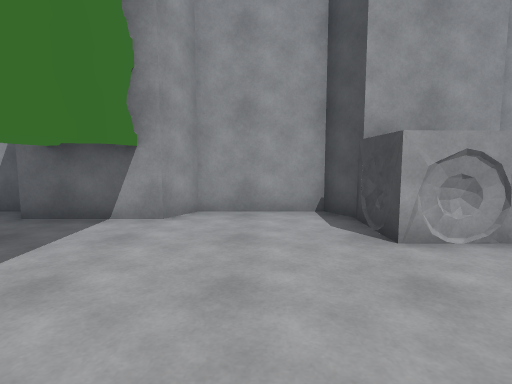
view 1 (above)

13 first-person views from a walk through a 3-D level made in the Unity game engine. The camera is 1.3 m above the floor, tilts 6° down and sees 80° across. The floor is counted in squares, 1 m on a side. Each view is taken from the middle of a square. On the plan, view 1 faces up. The plan holds only what a view shows up to about 14 squares ahead; the rest is blank. The place goes on beyond the plan.

view 2
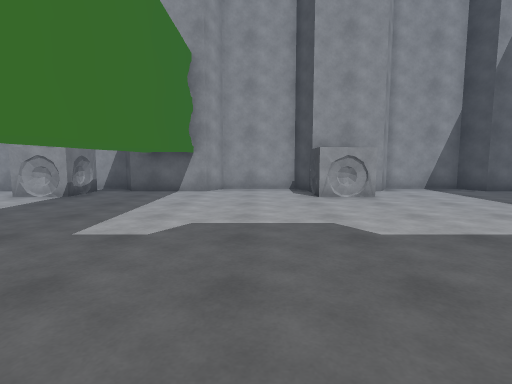

view 3
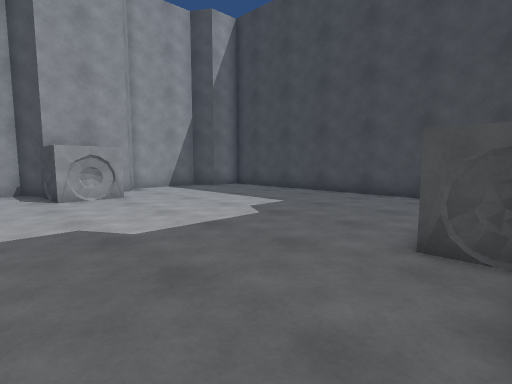

view 4
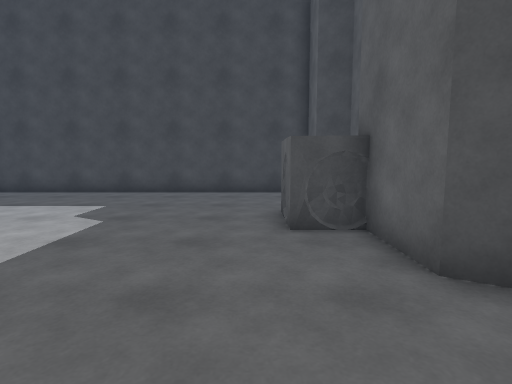

view 5
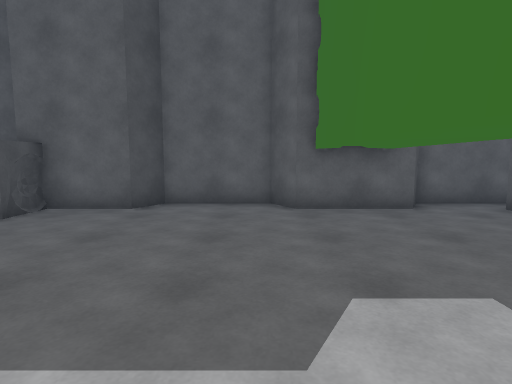

view 6
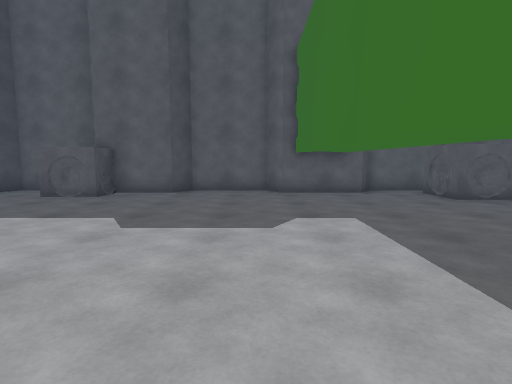

view 7
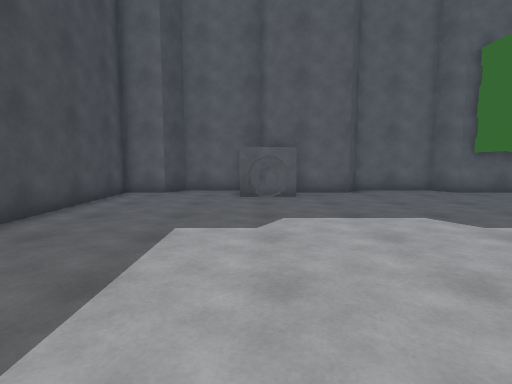

view 8
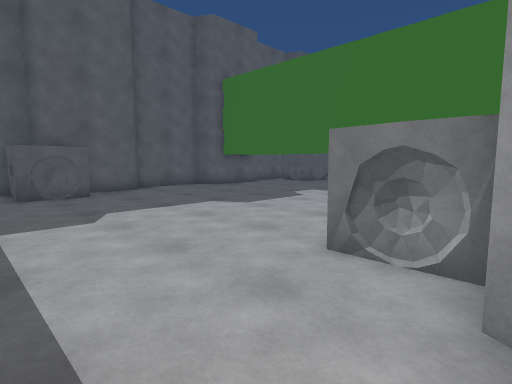

view 9
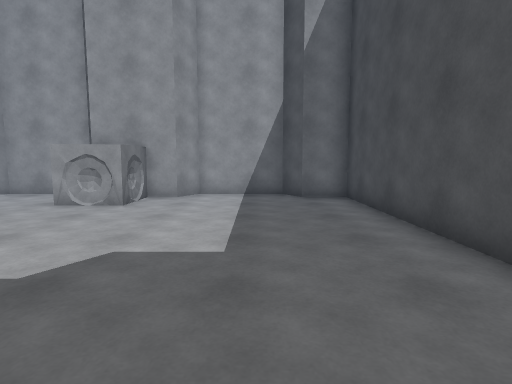

view 10
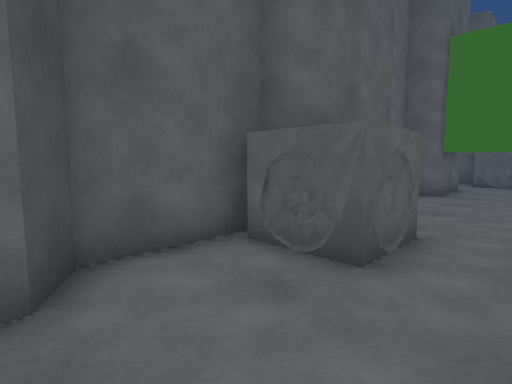

view 11
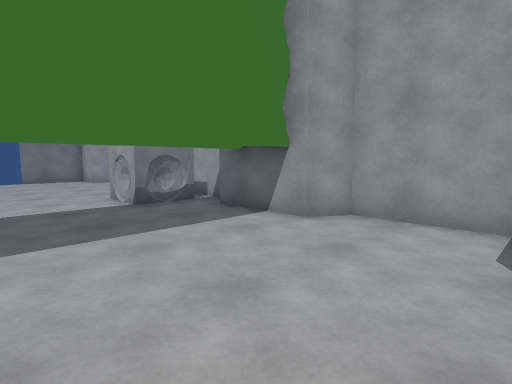

view 12
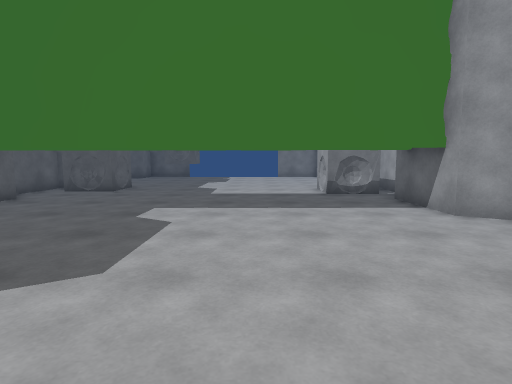

view 13
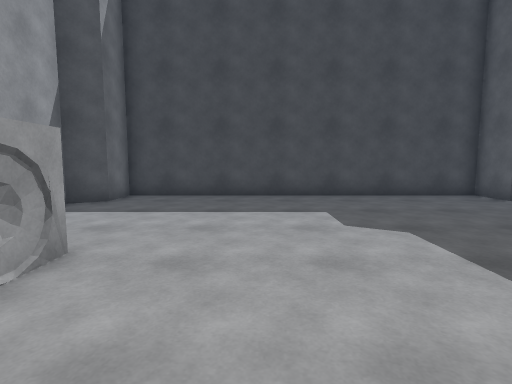

### Floor plan
Points are (right, up) in squares from view 1. A wall is a line through its corners. A room is listed if a view was taken in it or the views show most of it. See-through windows are left out.
Room 1 (views 1, 2, 3, 4, 5, 6, 7, 8, 9, 10, 11, 12, 13)
walls: (2.3, 6.8) (1.7, 7.7) (-1.5, 7.7) (-2.1, 6.7) (-2.5, 6.7); (6.1, -7.1) (9, -7.1) (9.6, -6.1) (11.2, -6.1) (11.2, 6.7) (9.6, 6.7) (9, 7.7) (5.8, 7.7) (5.2, 6.7) (4.5, 6.7); (-4.4, 6.7) (-5.2, 6.7); (-5.2, -6.1) (-2.1, -6.1) (-1.5, -7.1) (1.7, -7.1) (2.3, -6.1) (4.5, -6.1)
objects: other object (-4, -6) to (-3, -5); other object (-4, -4) to (-3, -3); other object (-4, -2) to (-3, -1); other object (-4, 0) to (-3, 1); other object (-4, 2) to (-3, 3); other object (-4, 4) to (-3, 5); other object (-4, 6) to (-3, 7); other object (2, 5) to (4, 7); other object (5, -6) to (6, -5)

Where each view was taken, in squares from view 1:
view 1: 0 up, 0 right, facing up
view 2: 6 down, 0 right, facing up
view 3: 6 down, 0 right, facing up-right
view 4: 4 down, 1 left, facing right
view 5: 2 up, 1 left, facing down
view 6: 6 up, 1 left, facing down
view 7: 6 up, 6 right, facing down
view 8: 7 up, 8 right, facing down-left
view 9: 4 down, 8 right, facing up
view 10: 3 down, 10 right, facing down-left
view 11: 1 up, 2 right, facing up-left
view 12: 2 up, 5 right, facing left
view 13: 2 up, 0 right, facing right
